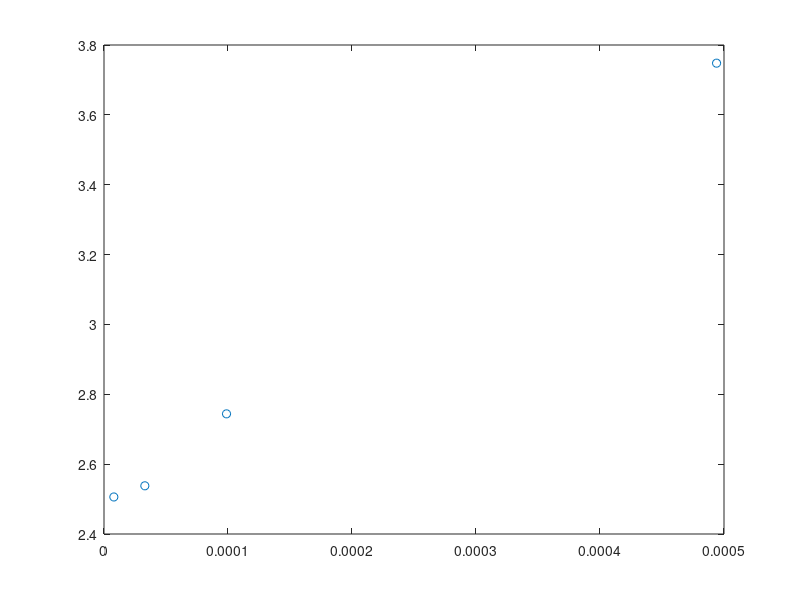

The MATLAB source for this figure:
Resistances = [4e3 20e3 60e3 249e3];
Currents = 1.976 ./ Resistances;
Measurements = [3.748 2.744 2.538 2.506];

plot(Currents, Measurements, 'o');